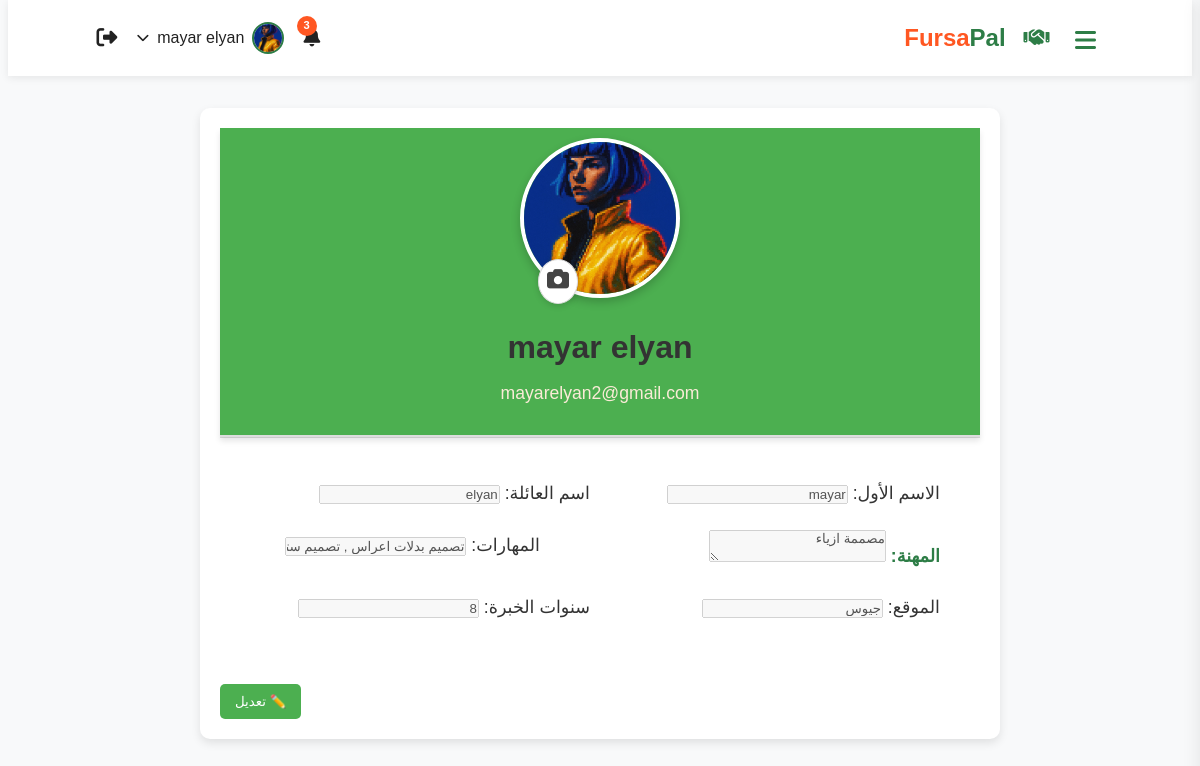
Page /profile.php (signed in) on the earlier database version.
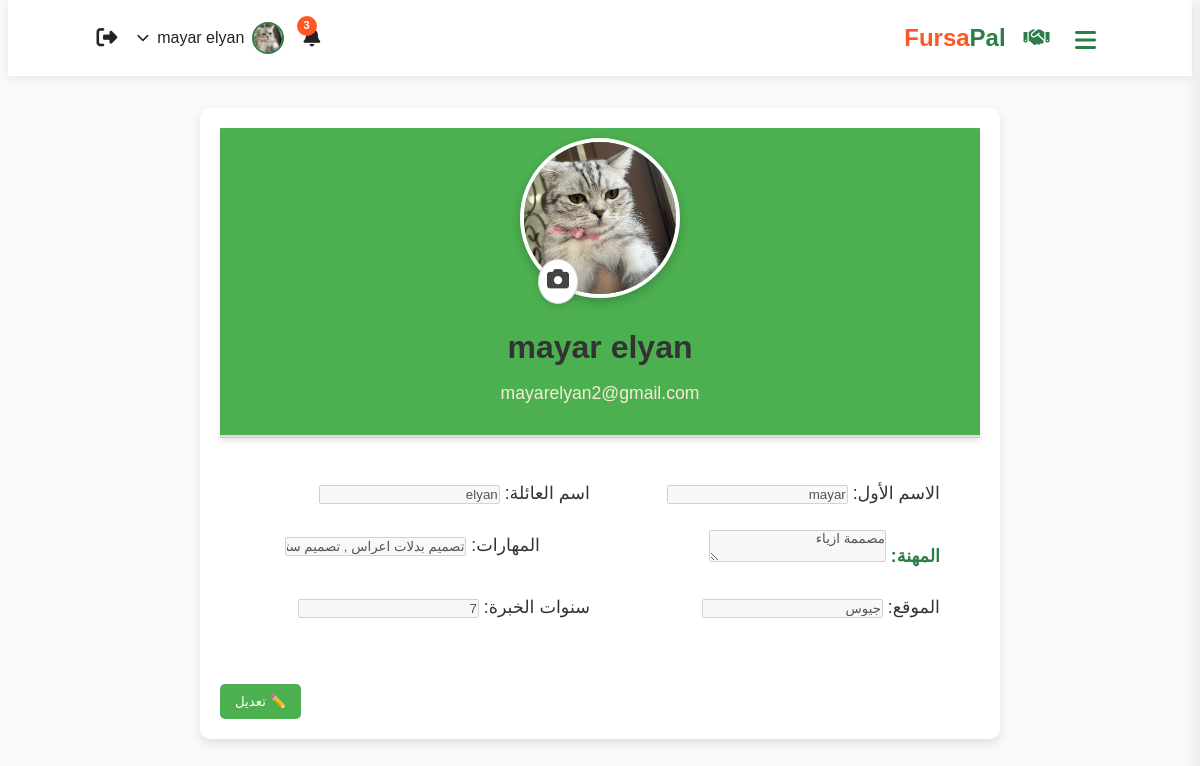
Same page on the later database version.
### tables this page shows
CREATE TABLE `profile` (
  `profile_ID` int(11) NOT NULL,
  `User_ID` int(11) DEFAULT NULL,
  `first_name` varchar(100) DEFAULT NULL,
  `last_name` varchar(100) DEFAULT NULL,
  `bio` text DEFAULT NULL,
  `skills` text DEFAULT NULL,
  `location` varchar(255) DEFAULT NULL,
  `experience` text DEFAULT NULL,
  `id_photo` varchar(255) DEFAULT NULL,
  `profile_photo` varchar(255) DEFAULT NULL
);

CREATE TABLE `user` (
  `User_ID` int(11) NOT NULL,
  `name` varchar(255) NOT NULL,
  `email` varchar(255) NOT NULL,
  `password` varchar(255) NOT NULL,
  `role` enum('job_seeker','employer') NOT NULL
);

### profile.php (the view, shortened to what the changed rows need)
<?php
include 'db.php';
$user_id = $_SESSION['user_id'];
try {
    $stmt = $conn->prepare('SELECT p.*, u.email, u.role FROM profile p JOIN user u ON p.User_ID = u.User_ID WHERE p.User_ID = :user_id');
    $stmt->execute([':user_id' => $user_id]);
    $profile = $stmt->fetch(PDO::FETCH_ASSOC);
} catch (PDOException $e) {
    die("Error fetching profile data: " . $e->getMessage());
}
$first_name = $first_name ?? htmlspecialchars($profile['first_name'] ?? 'غير معروف');
$last_name = $last_name ?? htmlspecialchars($profile['last_name'] ?? 'غير معروف');
$experience = $experience ?? htmlspecialchars($profile['experience'] ?? 'غير متوفر');
$id_photo = $id_photo ?? htmlspecialchars($profile['id_photo'] ?? 'image/p.png');
?>
<!DOCTYPE html>
<html lang="ar" dir="rtl">
<head>
    <link rel="stylesheet" href="css/project.css">
    <link rel="stylesheet" href="css/profile.css">
</head>
<body>
<?php
include 'headerProfile.php';
?>
<div class="profile-container">
    <form class="profile-form" method="POST" action="updateProfile.php" enctype="multipart/form-data">
        <div class="profile-header" style="text-align:center; position:relative;">
            <label for="profile_photo" style="cursor:pointer; display:inline-block; position:relative;">
                <img id="profilePhotoPreview" src="<?php echo !empty($profile['profile_photo']) ? $profile['profile_photo'] . '?t=' . time() : $id_photo; ?>" alt="الصورة الشخصية" style="width:160px;height:160px;border-radius:50%;margin-bottom:1rem;border:4px solid white;box-shadow:0 4px 10px rgba(0,0,0,0.2);object-fit:cover;">
                <span id="cameraIcon" style="position:absolute;bottom:18px;left:18px;background:#fff;border-radius:50%;padding:8px;box-shadow:0 2px 6px rgba(0,0,0,0.15);border:1px solid #ddd;">
                    <i class="fas fa-camera" style="font-size:22px;color:#444;"></i>
                </span>
            </label>
            <h2 style="margin-bottom: 0.2em;"><?php echo $first_name . ' ' . $last_name; ?></h2>
        </div>
        <div class="profile-details" style="display: flex; flex-wrap: wrap; gap: 20px; justify-content: center;">
            <div style="flex: 1 1 200px; min-width: 200px;">
                <label for="experience">سنوات الخبرة:</label>
                <input type="text" id="experience" name="experience" value="<?php echo $experience; ?>" disabled required>
            </div>
        </div>
    </form>
</div>
</body>
</html>

### headerProfile.php (shortened to what the changed rows need)
<?php
include 'db.php';
if (!isset($user_name) || !isset($profile_photo)) {
    if (isset($_SESSION['user_id'])) {
        $user_id = $_SESSION['user_id'];
        try {
            $stmt = $conn->prepare('SELECT u.name, p.profile_photo FROM user u LEFT JOIN profile p ON u.User_ID = p.User_ID WHERE u.User_ID = :user_id');
            $stmt->execute([':user_id' => $user_id]);
            $row = $stmt->fetch(PDO::FETCH_ASSOC);
            $user_name = $row && isset($row['name']) ? htmlspecialchars($row['name']) : 'مستخدم';
            $profile_photo = $row && !empty($row['profile_photo']) ? $row['profile_photo'] : 'image/p.png';
        } catch (PDOException $e) {
            $user_name = 'مستخدم';
            $profile_photo = 'image/p.png';
        }
    } else {
        $user_name = 'مستخدم';
        $profile_photo = 'image/p.png';
    }
}
?>
<link rel="stylesheet" href="https://cdnjs.cloudflare.com/ajax/libs/font-awesome/6.4.0/css/all.min.css">
<link rel="stylesheet" href="css/headerDash.css">
<header class="dashboard-header">
  <div class="container">
  <nav style="width:100%; display:flex; align-items:center; justify-content:space-between; flex-direction: row;">
      <div class="user-actions" style="display:flex; align-items:center; gap:1.2rem;">
        <div class="user-profile">
          <?php
            $profile_photo_url = $profile_photo;
            if (strpos($profile_photo_url, 'uploads/profile_photos/') === 0 && file_exists($profile_photo_url)) {
                $profile_photo_url .= '?t=' . filemtime($profile_photo_url);
            }
          ?>
          <img src="<?php echo $profile_photo_url; ?>" alt="صورة المستخدم">
          <span><?php echo $user_name; ?></span>
          <i class="fas fa-chevron-down"></i>
        </div>
      </div>
    </nav>
  </div>
</header>

Differences in the rows shown:
changed profile "mayar elyan": profile_photo: a different picture
Other differences:
form field experience: "8" → "7"
